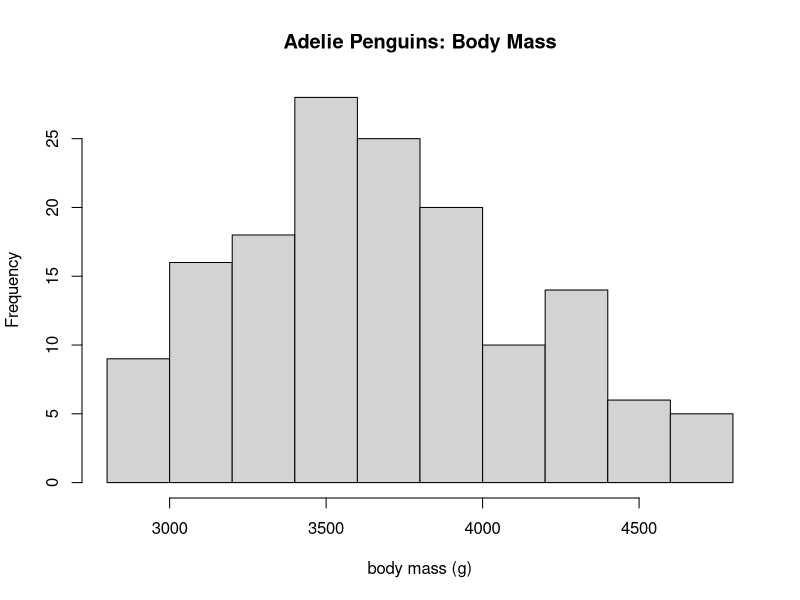
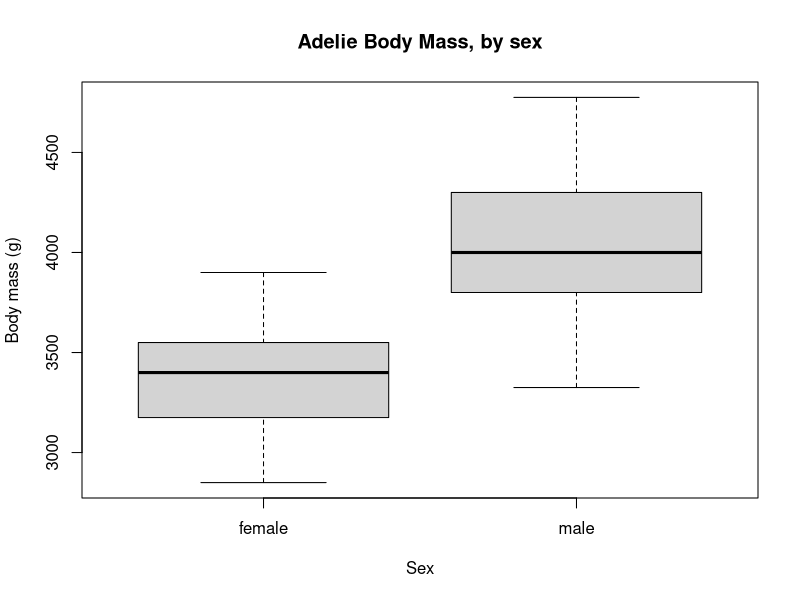

The R source for these figures, in order:
require(palmerpenguins)
dat_ade = droplevels(subset(penguins, species == "Adelie"))

hist(dat_ade$body_mass_g, main = "Adelie Penguins: Body Mass", xlab = "body mass (g)")

boxplot(dat_ade$body_mass_g~dat_ade$sex, main = "Adelie Body Mass, by sex", 
        xlab = "Sex", ylab = "Body mass (g)")
t.test(dat_ade$body_mass_g[dat_ade$sex == "female"], mu=0)
t.test(dat_ade$body_mass_g[dat_ade$sex == "male"], alternative="greater", mu=4000)

t.test(dat_ade$body_mass_g[dat_ade$sex == "male"], dat_ade$body_mass_g[dat_ade$sex == "female"], alternative = "greater", mu=0)
